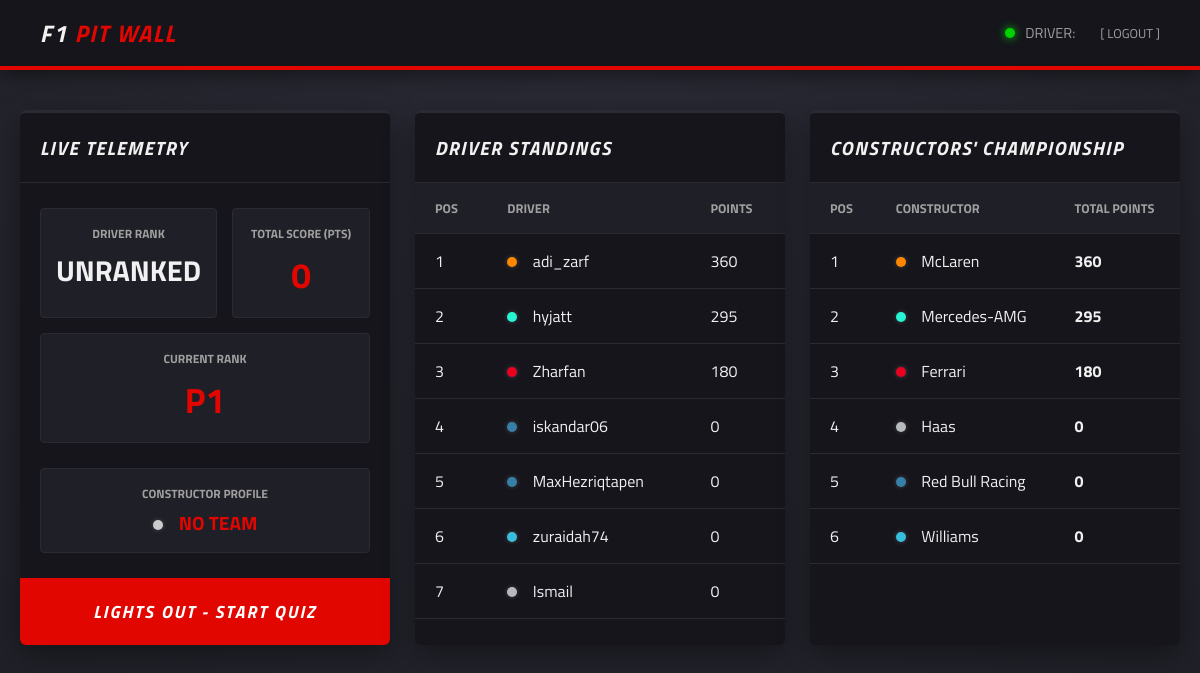
The app's page /dashboard.php (signed in) with its own data.
### tables this page shows
CREATE TABLE `users` (
  `id` int(11) NOT NULL,
  `username` varchar(50) NOT NULL,
  `password` varchar(255) NOT NULL,
  `email` varchar(100) DEFAULT NULL,
  `teamID` int(50) DEFAULT NULL,
  `super_license_points` int(11) DEFAULT 0
);

CREATE TABLE `team` (
  `teamID` int(11) NOT NULL,
  `teamName` varchar(50) NOT NULL,
  `teamColor` varchar(20) NOT NULL
);

### dashboard.php (the view, shortened to what this page needs)
<?php
require 'db.php';
$user_id = $_SESSION['user_id'];
$user_query = "
    SELECT u.username, u.super_license_points, t.teamName, t.teamColor,
           (SELECT r.rankName
            FROM Rank r
            WHERE u.super_license_points >= r.minPoints
            ORDER BY r.minPoints DESC LIMIT 1) as player_rank
    FROM users u
    LEFT JOIN Team t ON u.teamID = t.teamID
    WHERE u.id = ?
";
$stmt = $conn->prepare($user_query);
$stmt->bind_param("i", $user_id);
$stmt->execute();
$user_data = $stmt->get_result()->fetch_assoc();
$player_rank = $user_data['player_rank'] ?? "UNRANKED";
$leaderboard_query = "
    SELECT u.id, u.username, u.super_license_points, t.teamName, t.teamColor
    FROM users u
    LEFT JOIN Team t ON u.teamID = t.teamID
    ORDER BY u.super_license_points DESC
    LIMIT 10
";
$leaderboard_result = $conn->query($leaderboard_query);
$rank_query = "SELECT COUNT(*) as rank FROM users WHERE super_license_points > ?";
$rank_stmt = $conn->prepare($rank_query);
$rank_stmt->bind_param("i", $user_data['super_license_points']);
$rank_stmt->execute();
$rank_data = $rank_stmt->get_result()->fetch_assoc();
$current_rank = "P" . ($rank_data['rank'] + 1);
$team_standings_query = "
    SELECT t.teamName, t.teamColor, SUM(u.super_license_points) as team_points
    FROM users u
    INNER JOIN Team t ON u.teamID = t.teamID
    GROUP BY t.teamID, t.teamName, t.teamColor
    ORDER BY team_points DESC
";
$team_standings_result = $conn->query($team_standings_query);
?>
<!DOCTYPE html>
<html lang="en">
<head>
    <link rel="stylesheet" href="css/dashboard.css">
</head>
<body>
    <header class="pit-wall-nav">
        <div class="logo">F1 <span>PIT WALL</span></div>
        <div class="driver-profile">
            <span class="status-indicator"></span>
            <a href="profile.php" class="profile-link">Driver: <span class="username"><?php echo htmlspecialchars($user_data['username'] ?? ''); ?></span></a>
            <a href="login.php" style="color:var(--text-muted); text-decoration:none; margin-left:15px; font-size:0.8rem;">[ LOGOUT ]</a>
        </div>
    </header>
    <main class="dashboard-container">
        <section class="card telemetry-card">
            <div class="card-header">
                <h2>LIVE TELEMETRY</h2>
            </div>
            <div class="score-display" style="flex-wrap: wrap;">
                <div class="data-point">
                    <span class="label">DRIVER RANK</span>
                    <span class="value" style="color: var(--success-cyan); font-size: 1.8rem;"><?php echo htmlspecialchars($player_rank); ?></span>
                </div>
                <div class="data-point">
                    <span class="label">TOTAL SCORE (PTS)</span>
                    <span class="value"><?php echo $user_data['super_license_points'] ?? 0; ?></span>
                </div>
                <div class="data-point">
                    <span class="label">CURRENT RANK</span>
                    <span class="value"><?php echo $current_rank; ?></span>
                </div>
                <div class="data-point" style="width: 100%; margin-top: 10px; flex: none;">
                    <span class="label">CONSTRUCTOR PROFILE</span>
                    <span class="value" style="font-size: 1.2rem; text-transform: uppercase;">
                        <span class="team-dot" style="background-color: <?php echo htmlspecialchars($user_data['teamColor'] ?? '#ccc'); ?>;"></span>
                        <?php echo htmlspecialchars($user_data['teamName'] ?? 'No Team'); ?>
                    </span>
                </div>
            </div>
            <button class="start-quiz-btn" onclick="window.location.href='index.php'">LIGHTS OUT - START QUIZ</button>
        </section>
        <section class="card standings-card">
            <div class="card-header">
                <h2>DRIVER STANDINGS</h2>
            </div>
            <table class="standings-table">
                <thead>
                    <tr>
                        <th>Pos</th>
                        <th>Driver</th>
                        <th>Points</th>
                    </tr>
                </thead>
                <tbody>
                    <?php
                    $pos = 1;
                    while($row = $leaderboard_result->fetch_assoc()):
                        $is_current = ($row['id'] == $user_id) ? 'class="current-user"' : '';
                    ?>
                    <tr <?php echo $is_current; ?>>
                        <td><?php echo $pos; ?></td>
                        <td>
                            <span class="team-dot" style="background-color: <?php echo htmlspecialchars($row['teamColor'] ?? '#ccc'); ?>;"></span>
                            <?php echo htmlspecialchars($row['username']); ?>
                        </td>
                        <td><?php echo $row['super_license_points']; ?></td>
                    </tr>
                    <?php
                    $pos++;
                    endwhile;
                    ?>
                </tbody>
            </table>
        </section>
        <section class="card standings-card">
            <div class="card-header">
                <h2>CONSTRUCTORS' CHAMPIONSHIP</h2>
            </div>
            <table class="standings-table">
                <thead>
                    <tr><th>Pos</th><th>Constructor</th><th>Total Points</th></tr>
                </thead>
                <tbody>
                    <?php
                    $t_pos = 1;
                    while($t_row = $team_standings_result->fetch_assoc()):
                    ?>
                    <tr>
                        <td><?php echo $t_pos++; ?></td>
                        <td style="text-transform: capitalize;">
                            <span class="team-dot" style="background-color: <?php echo htmlspecialchars($t_row['teamColor'] ?? '#ccc'); ?>;"></span>
                            <?php echo htmlspecialchars($t_row['teamName']); ?>
                        </td>
                        <td style="font-weight: bold; color: var(--success-cyan);"><?php echo $t_row['team_points']; ?></td>
                    </tr>
                    <?php endwhile; ?>
                </tbody>
            </table>
        </section>
    </main>
</body>
</html>

### dashboard.css (style rules this page uses)
:root { --f1-red: #e10600; --f1-bg-main: #1f1f27; --f1-bg-card: #15151b; --text-light: #f1f1f1; --text-muted: #a0a0a0; --border-dark: #2a2a35; }
* { margin: 0; padding: 0; box-sizing: border-box; font-family: 'Titillium Web', sans-serif; }
body { background-color: var(--f1-bg-main); color: var(--text-light); min-height: 100vh; background-image: radial-gradient(circle at top center, #2a2a35 0%, var(--f1-bg-main) 100%); display: flex; flex-direction: column; align-items: center; }
.profile-link { text-decoration: none; color: var(--text-muted); transition: color 0.2s ease; }
.team-dot { display: inline-block; width: 10px; height: 10px; border-radius: 50%; margin-right: 12px; box-shadow: 0 0 5px rgba(255,255,255,0.2); }
.pit-wall-nav { width: 100%; background-color: var(--f1-bg-card); border-bottom: 4px solid var(--f1-red); padding: 15px 40px; display: flex; justify-content: space-between; align-items: center; box-shadow: 0 5px 20px rgba(0,0,0,0.5); }
.logo { font-size: 1.5rem; font-weight: 700; font-style: italic; letter-spacing: 1.5px; }
.logo span { color: var(--f1-red); }
.driver-profile { display: flex; align-items: center; gap: 10px; font-size: 0.9rem; color: var(--text-muted); text-transform: uppercase; }
.status-indicator { width: 10px; height: 10px; background-color: #00d200; border-radius: 50%; box-shadow: 0 0 8px #00d200; }
.dashboard-container { width: 100%; max-width: 1200px; padding: 40px 20px; display: grid; grid-template-columns: repeat(auto-fit, minmax(320px, 1fr)); gap: 25px; }
.card { background-color: var(--f1-bg-card); border-radius: 6px; box-shadow: 0 10px 30px rgba(0, 0, 0, 0.4); border-top: 3px solid var(--border-dark); display: flex; flex-direction: column; transition: transform 0.2s ease, border-color 0.2s ease; }
.card-header h2 { font-size: 1.2rem; color: var(--text-light); font-style: italic; letter-spacing: 1.5px; padding: 20px; border-bottom: 1px solid var(--border-dark); }
.score-display { display: flex; padding: 25px 20px; gap: 15px; flex-grow: 1; }
.data-point { flex: 1; background-color: var(--f1-bg-main); border: 1px solid var(--border-dark); border-radius: 4px; padding: 15px; text-align: center; }
.data-point .label { display: block; font-size: 0.75rem; color: var(--text-muted); font-weight: 700; margin-bottom: 5px; }
.data-point .value { display: block; font-size: 2.2rem; color: var(--f1-red); font-weight: 700; }
.start-quiz-btn { background-color: var(--f1-red); color: white; border: none; padding: 20px; font-size: 1.1rem; font-weight: 700; font-style: italic; cursor: pointer; text-transform: uppercase; letter-spacing: 2px; transition: background-color 0.3s ease; border-radius: 0 0 6px 6px; }
.standings-table { width: 100%; border-collapse: collapse; }
.standings-table th, .standings-table td { padding: 15px 20px; text-align: left; border-bottom: 1px solid var(--border-dark); }
.standings-table th { color: var(--text-muted); font-size: 0.8rem; text-transform: uppercase; background-color: var(--f1-bg-main); }

### records on screen
users: username "adi_zarf", super_license_points "360"
users: username "hyjatt", super_license_points "295"
users: username "Zharfan", super_license_points "180"
users: username "iskandar06", super_license_points "0"
users: username "MaxHezriqtapen", super_license_points "0"
users: username "zuraidah74", super_license_points "0"
users: username "Ismail", super_license_points "0"

### other values on screen
$player_rank "UNRANKED"
$user_data['super_license_points'] "0"
$current_rank "P1"
$user_data['teamName'] "NO TEAM"
$t_row['teamName'] "McLaren"
$t_row['team_points'] "360"
$t_row['teamName'] "Mercedes-AMG"
$t_row['team_points'] "295"
$t_row['teamName'] "Ferrari"
$t_row['team_points'] "180"
$t_row['teamName'] "Haas"
$t_row['team_points'] "0"
$t_row['teamName'] "Red Bull Racing"
$t_row['teamName'] "Williams"
